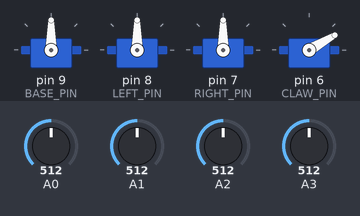
Bench run of a sketch on a simulated Arduino Uno, built with avr-gcc and run on an emulated ATmega328P. On the bench: 4 × servo. The inputs (shaded band) are chosen by the test bench; at power-on: A2 = 512, A0 = 512, A1 = 512, A3 = 512. What the sketch prints to the serial monitor is not drawn.

Above: at 1.2 s.
1.3 s: A2 set to 553
2.8 s: A2 set to 589
At 4.7 s:
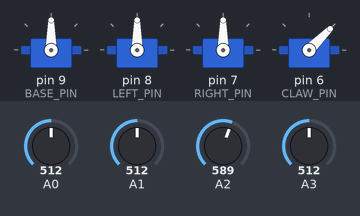
5.8 s: A0 set to 563
7.3 s: A0 set to 581
At 7.45 s:
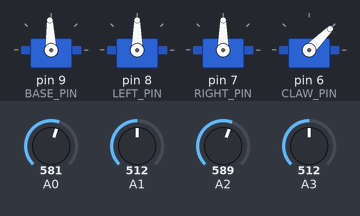
9.2 s: A1 set to 561
10.7 s: A1 set to 584
At 10.85 s:
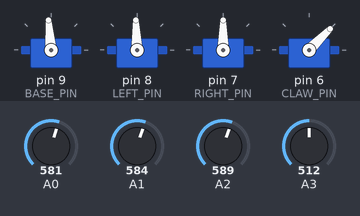
Timing chart, 0 to 13.6 s (numbered marks = the images above; inputs shaded):
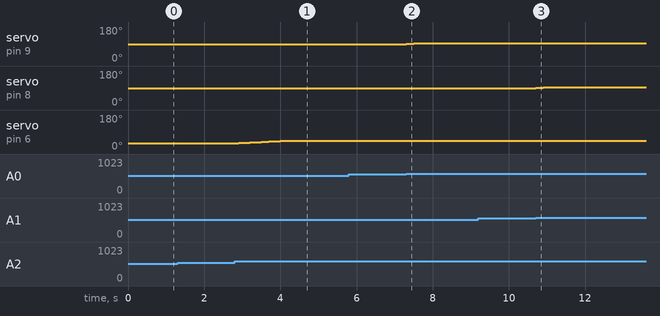

Measured:
- the behaviour switches between 570 and 571 on A2 (found by bisection; images 0 and 1)
- after the input at 1.3 s, every drawn part: stays the same
- after the input at 2.8 s, servo on pin 6 (CLAW_PIN): moves from 30° to 45° over 1.4 s, starting at once
- after the input at 5.8 s, every drawn part: stays the same
- after the input at 7.3 s, servo on pin 9 (BASE_PIN): moves from 90° to 95° over 0.40 s, starting at once
- after the input at 9.2 s, every drawn part: stays the same
- after the input at 10.7 s, servo on pin 8 (LEFT_PIN): moves from 90° to 95° over 0.40 s, starting at once

The sketch:

MeArm_Joystick_Control.ino
```cpp
#include <Servo.h>

// 四个舵机
Servo baseServo;
Servo leftServo;
Servo rightServo;
Servo clawServo;

// 舵机信号引脚
const int BASE_PIN  = 9;
const int LEFT_PIN  = 8;
const int RIGHT_PIN = 7;
const int CLAW_PIN  = 6;

// 摇杆模拟引脚
const int BASE_JOY  = A0;
const int LEFT_JOY  = A1;
const int RIGHT_JOY = A3;
const int CLAW_JOY  = A2;

// 当前目标角度
int baseAngle  = 90;
int leftAngle  = 90;
int rightAngle = 90;
int clawAngle  = 30;

// 初始测试限位
const int BASE_MIN  = 85, BASE_MAX  = 95;
const int LEFT_MIN  = 85, LEFT_MAX  = 95;
const int RIGHT_MIN = 85, RIGHT_MAX = 95;
const int CLAW_MIN  = 30, CLAW_MAX  = 45;

// 摇杆死区
const int DEAD_LOW  = 450;
const int DEAD_HIGH = 570;

// 每次更新间隔：毫秒
const unsigned long UPDATE_INTERVAL = 100;
unsigned long lastUpdate = 0;

void setup() {
  Serial.begin(9600);

  // 预设目标角度
  baseServo.write(baseAngle);
  leftServo.write(leftAngle);
  rightServo.write(rightAngle);
  clawServo.write(clawAngle);

  // 连接舵机信号
  baseServo.attach(BASE_PIN);
  leftServo.attach(LEFT_PIN);
  rightServo.attach(RIGHT_PIN);
  clawServo.attach(CLAW_PIN);

  Serial.println("MeArm Joystick Control Ready");
}

void updateJoint(Servo &servo,
                 int joyPin,
                 int &angle,
                 int minAngle,
                 int maxAngle) {

  int value = analogRead(joyPin);
  int direction = 0;

  if (value < DEAD_LOW) {
    direction = -1;
  }
  else if (value > DEAD_HIGH) {
    direction = 1;
  }

  if (direction != 0) {
    angle = constrain(angle + direction,
                      minAngle, maxAngle);
    servo.write(angle);
  }
}

void loop() {
  unsigned long now = millis();

  if (now - lastUpdate >= UPDATE_INTERVAL) {
    lastUpdate = now;

    updateJoint(baseServo, BASE_JOY,
                baseAngle, BASE_MIN, BASE_MAX);

    updateJoint(leftServo, LEFT_JOY,
                leftAngle, LEFT_MIN, LEFT_MAX);

    updateJoint(rightServo, RIGHT_JOY,
                rightAngle, RIGHT_MIN, RIGHT_MAX);

    updateJoint(clawServo, CLAW_JOY,
                clawAngle, CLAW_MIN, CLAW_MAX);
  }
}
```
